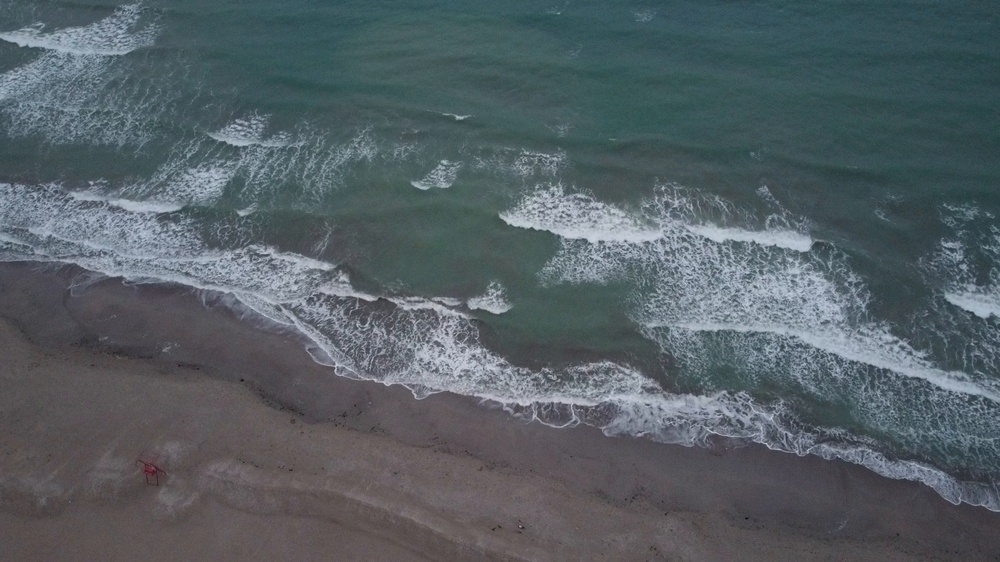
#> input picture surf_real_1.jpg, 1000 x 562 px, shrunk from 1920 x 1080 before the run
$ python wave_analyzer.py --image surf_real_1.jpg   (older library calls are emulated)
#> lines starting #> are read from the running program, lines starting #| are printed output that depends on the picture
"""
wave_analyzer.py
─────────────────
SCRUM-54 · SurfWatch – Wave Detection & Danger Analysis System

Features:
  ✅ Detects wave crests line by line per frame
  ✅ Measures wave height in pixels per frame
  ✅ Classifies danger: SAFE (green) / MODERATE (yellow) / DANGEROUS (red)
  ✅ Shows measurements on every frame
  ✅ Flags dangerous frames with alerts
  ✅ Works on both videos AND images
  ✅ Generates full danger report with frame-by-frame stats

Usage:
    # Video
    python wave_analyzer.py --input RipVIS-016.mp4

    # Image
    python wave_analyzer.py --image surf_real_1.jpg

    # All images in folder
    python wave_analyzer.py --folder .
"""

import argparse
import json
import cv2
import numpy as np
from pathlib import Path

# ── Danger thresholds (in pixels — auto-scaled to frame height) ───────────────
# These represent wave height as % of frame height
SAFE_THRESH       = 0.15   # < 15% frame height = SAFE
MODERATE_THRESH   = 0.30   # 15-30% = MODERATE
# > 30% = DANGEROUS

# Colours (BGR)
C_SAFE      = (0,   200,  0)
C_MODERATE  = (0,   200, 200)
C_DANGER    = (0,    0,  220)
C_WHITE     = (255, 255, 255)
C_BLACK     = (0,     0,   0)
C_DARK      = (20,   20,  20)
C_YELLOW    = (0,   220, 220)
C_TEAL      = (180, 180,   0)
C_CREST     = (255, 180,   0)   # Wave crest line colour


# ── Wave detection core ───────────────────────────────────────────────────────
def detect_horizon(gray):
    """
    Estimate the horizon line using horizontal gradient analysis.
    Returns y-coordinate of estimated horizon.
    """
    h, w = gray.shape
    # Look in middle 60% of frame vertically
    y_start = int(h * 0.2)
    y_end   = int(h * 0.8)

    # Compute horizontal Sobel (detects horizontal edges = horizon)
    sobel_x = cv2.Sobel(gray, cv2.CV_64F, 0, 1, ksize=5)
    sobel_x = np.abs(sobel_x)

    # Sum edge strength per row
    row_strength = sobel_x[y_start:y_end].sum(axis=1)
    best_row = int(np.argmax(row_strength)) + y_start
    return best_row


def detect_wave_crests(gray, horizon_y):
    """
    Detect wave crest lines below the horizon using:
    1. Gaussian blur to smooth noise
    2. Canny edge detection
    3. Horizontal line filtering
    Returns list of (y, x_start, x_end, strength) for each crest
    """
    h, w = gray.shape

    # Focus on ocean area (below horizon, above bottom 10%)
    ocean_top    = max(horizon_y - 20, 0)
    ocean_bottom = int(h * 0.92)
    ocean_region = gray[ocean_top:ocean_bottom, :]

    # Enhance contrast for wave detection
    clahe = cv2.createCLAHE(clipLimit=2.5, tileGridSize=(8, 8))
    enhanced = clahe.apply(ocean_region)

    # Blur to reduce noise
    blurred = cv2.GaussianBlur(enhanced, (5, 5), 0)

    # Edge detection
    edges = cv2.Canny(blurred, 30, 90)

    # Find horizontal wave lines using HoughLines
    lines = cv2.HoughLinesP(
        edges,
        rho=1,
        theta=np.pi / 180,
        threshold=40,
        minLineLength=w // 6,
        maxLineGap=30
    )

    crests = []
    if lines is not None:
        for line in lines:
            x1, y1, x2, y2 = line[0]
            # Only near-horizontal lines (wave crests)
            angle = abs(np.degrees(np.arctan2(y2 - y1, x2 - x1)))
            if angle < 20 or angle > 160:
                abs_y = int((y1 + y2) / 2) + ocean_top
                length = abs(x2 - x1)
                crests.append((abs_y, min(x1, x2), max(x1, x2), length))

    # Sort by y position (top to bottom)
    crests.sort(key=lambda c: c[0])
    return crests, edges, ocean_top


def compute_wave_metrics(crests, horizon_y, frame_h, frame_w):
    """
    Compute wave height, count, and danger level from detected crests.
    """
    if not crests:
        return {
            "wave_count": 0,
            "max_wave_height_px": 0,
            "max_wave_height_pct": 0.0,
            "avg_wave_spacing_px": 0,
            "danger_level": "SAFE",
            "danger_color": C_SAFE,
        }

    # Wave height = distance from highest crest to horizon
    highest_crest_y = min(c[0] for c in crests)
    max_wave_height = abs(horizon_y - highest_crest_y)
    max_wave_pct    = max_wave_height / frame_h

    # Average spacing between crests
    if len(crests) > 1:
        ys = sorted([c[0] for c in crests])
        spacings = [abs(ys[i+1] - ys[i]) for i in range(len(ys)-1)]
        avg_spacing = int(np.mean(spacings))
    else:
        avg_spacing = 0

    # Danger classification
    if max_wave_pct < SAFE_THRESH:
        danger = "SAFE"
        color  = C_SAFE
    elif max_wave_pct < MODERATE_THRESH:
        danger = "MODERATE"
        color  = C_MODERATE
    else:
        danger = "DANGEROUS"
        color  = C_DANGER

    return {
        "wave_count": len(crests),
        "max_wave_height_px": int(max_wave_height),
        "max_wave_height_pct": round(float(max_wave_pct * 100), 1),
        "avg_wave_spacing_px": avg_spacing,
        "danger_level": danger,
        "danger_color": color,
    }


# ── Visualisation ─────────────────────────────────────────────────────────────
def draw_text_bg(img, text, pos, scale=0.55, thickness=1,
                 fg=C_WHITE, bg=C_DARK, padding=4):
    (w, h), _ = cv2.getTextSize(text, cv2.FONT_HERSHEY_SIMPLEX, scale, thickness)
    x, y = pos
    cv2.rectangle(img, (x - padding, y - h - padding),
                  (x + w + padding, y + padding), bg, -1)
    cv2.putText(img, text, (x, y), cv2.FONT_HERSHEY_SIMPLEX,
                scale, fg, thickness, cv2.LINE_AA)


def annotate_frame(frame, crests, horizon_y, metrics, frame_idx=None, total=None):
    """
    Draw all wave analysis annotations on a frame.
    """
    h, w = frame.shape[:2]
    annotated = frame.copy()
    danger_color = metrics["danger_color"]
    danger_level = metrics["danger_level"]

    # ── Horizon line ──────────────────────────────────────────────────────────
    cv2.line(annotated, (0, horizon_y), (w, horizon_y), C_TEAL, 1, cv2.LINE_AA)
    draw_text_bg(annotated, "HORIZON", (8, horizon_y - 6), 0.38, 1, C_TEAL, C_DARK)

    # ── Wave crest lines ──────────────────────────────────────────────────────
    for i, (y, x1, x2, strength) in enumerate(crests):
        # Draw crest line
        cv2.line(annotated, (x1, y), (x2, y), C_CREST, 2, cv2.LINE_AA)

        # Wave number label
        draw_text_bg(annotated, f"W{i+1}", (max(x1 - 28, 0), y + 4),
                     0.35, 1, C_CREST, C_DARK)

        # Height measurement line (from crest to horizon)
        mid_x = (x1 + x2) // 2
        cv2.line(annotated, (mid_x, horizon_y), (mid_x, y),
                 danger_color, 1, cv2.LINE_AA)

        # Height label
        height_px = abs(horizon_y - y)
        draw_text_bg(annotated, f"{height_px}px",
                     (mid_x + 4, (horizon_y + y) // 2),
                     0.35, 1, danger_color, C_DARK)

    # ── Danger banner ─────────────────────────────────────────────────────────
    banner_h = 36
    overlay  = annotated.copy()
    cv2.rectangle(overlay, (0, 0), (w, banner_h), danger_color, -1)
    cv2.addWeighted(overlay, 0.35, annotated, 0.65, 0, annotated)
    cv2.rectangle(annotated, (0, 0), (w, banner_h), danger_color, 2)

    # Danger icon
    icon = "!!" if danger_level == "DANGEROUS" else "!" if danger_level == "MODERATE" else "OK"
    cv2.putText(annotated, f"[{icon}] {danger_level}",
                (10, 24), cv2.FONT_HERSHEY_SIMPLEX, 0.75,
                C_WHITE, 2, cv2.LINE_AA)

    # Frame counter
    if frame_idx is not None and total is not None:
        draw_text_bg(annotated, f"Frame {frame_idx}/{total}",
                     (w - 130, 22), 0.45, 1, C_WHITE, C_DARK)

    # ── Stats panel (bottom left) ─────────────────────────────────────────────
    stats = [
        f"Waves detected : {metrics['wave_count']}",
        f"Max height     : {metrics['max_wave_height_px']}px  ({metrics['max_wave_height_pct']}%)",
        f"Wave spacing   : {metrics['avg_wave_spacing_px']}px",
        f"Danger level   : {danger_level}",
    ]
    panel_x, panel_y = 8, h - len(stats) * 22 - 16
    panel_w, panel_h = 300, len(stats) * 22 + 16
    overlay = annotated.copy()
    cv2.rectangle(overlay, (panel_x, panel_y),
                  (panel_x + panel_w, panel_y + panel_h), C_DARK, -1)
    cv2.addWeighted(overlay, 0.75, annotated, 0.25, 0, annotated)
    cv2.rectangle(annotated, (panel_x, panel_y),
                  (panel_x + panel_w, panel_y + panel_h), danger_color, 1)

    for i, s in enumerate(stats):
        ty = panel_y + 16 + i * 22
        c = danger_color if "Danger" in s else C_WHITE
        cv2.putText(annotated, s, (panel_x + 8, ty),
                    cv2.FONT_HERSHEY_SIMPLEX, 0.44, c, 1, cv2.LINE_AA)

    # ── Progress bar ──────────────────────────────────────────────────────────
    if frame_idx is not None and total is not None:
        pct = frame_idx / total
        cv2.rectangle(annotated, (0, h - 5), (w, h), C_DARK, -1)
        cv2.rectangle(annotated, (0, h - 5),
                      (int(w * pct), h), danger_color, -1)

    # ── DANGEROUS frame flash ──────────────────────────────────────────────────
    if danger_level == "DANGEROUS":
        # Red border flash
        cv2.rectangle(annotated, (0, 0), (w - 1, h - 1), C_DANGER, 6)
        draw_text_bg(annotated, "!! DANGEROUS WAVE DETECTED !!",
                     (w // 2 - 180, h // 2),
                     0.75, 2, C_WHITE, C_DANGER, 8)

    return annotated


# ── Wave history graph ────────────────────────────────────────────────────────
# [133 lines left out: functions draw_wave_history, process_video, not called in this run]


# ── Process image ─────────────────────────────────────────────────────────────
def process_image(img_path: str, output_dir: Path) -> dict:
#> called with img_path = 'surf_real_1.jpg'
    img = cv2.imread(img_path)
#> img is the input picture: shape (562, 1000, 3); mean B, G, R 100.4, 95.1, 85
    if img is None:
        print(f"  [WARN] Cannot read: {img_path}")
        return {}

    H, W = img.shape[:2]
    gray = cv2.cvtColor(img, cv2.COLOR_BGR2GRAY)

    print(f"  Analysing: {Path(img_path).name}  ({W}x{H})")
#|   Analysing: surf_real_1.jpg  (1000x562)

    horizon_y        = detect_horizon(gray)
#> in detect_horizon, `sobel_x = cv2.Sobel(gray, cv2.CV_64F, 0, 1, ksize=5)`:
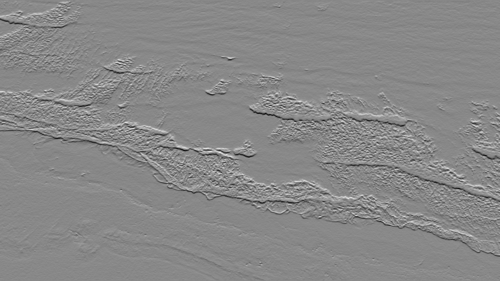
#> sobel_x: shape (562, 1000) float64 (shown at 1/2 size); min -5645, max 4906, mean 1.7; drawn with min black and max white
#> in detect_horizon, `sobel_x = np.abs(sobel_x)`:
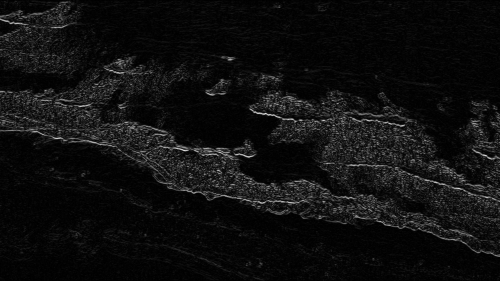
#> sobel_x: shape (562, 1000) float64 (shown at 1/2 size); min 0, max 5645, mean 348; drawn with min black and max white
#> in detect_horizon, `row_strength = sobel_x[y_start:y_end].sum(axis=1)`: row_strength = 337 values, max 801375 at index 149, min 219376 at index 0, mean 462143
#> in detect_horizon, `best_row = int(np.argmax(row_strength)) + y_start`: best_row = 261
#> horizon_y = 261
    crests, edges, _ = detect_wave_crests(gray, horizon_y)
#> in detect_wave_crests, `ocean_top    = max(horizon_y - 20, 0)`: ocean_top = 241
#> in detect_wave_crests, `blurred = cv2.GaussianBlur(enhanced, (5, 5), 0)`:
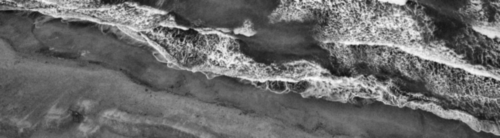
#> blurred: shape (276, 1000) (shown at 1/2 size); min 13, max 250, mean 106.4
#> in detect_wave_crests, `edges = cv2.Canny(blurred, 30, 90)`:
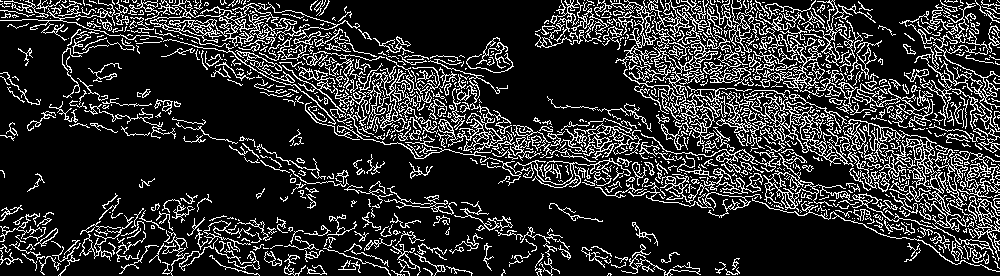
#> edges: shape (276, 1000); 18.1% white in thin lines or dots
#> in detect_wave_crests, `lines = cv2.HoughLinesP( edges, rho=1, theta=np.pi / 180, threshold=40..`: lines = 340 rows, first 6: [89, 29, 995, 238], [0, 4, 511, 66], [20, 0, 296, 64], [174, 52, 998, 257], [32, 14, 995, 236], [200, 44, 499, 113]
#> the loop in detect_wave_crests, `for line in lines:` made 340 passes
#> (x1, y1, x2, y2, angle, abs_y, length) on passes 1 to 8: (89, 29, 995, 238, 12.99, 374, 906), (0, 4, 511, 66, 6.92, 276, 511), (20, 0, 296, 64, 13.06, 273, 276), (174, 52, 998, 257, 13.97, 395, 824), (32, 14, 995, 236, 12.98, 366, 963), (200, 44, 499, 113, 12.99, 319, 299), (509, 184, 999, 115, 8.02, 390, 490), (639, 84, 999, 128, 6.97, 347, 360)
    metrics          = compute_wave_metrics(crests, horizon_y, H, W)

    annotated = annotate_frame(img, crests, horizon_y, metrics)
#> in draw_text_bg, `cv2.putText(img, text, (x, y), cv2.FONT_HERSHEY_SIMPLEX, scale, fg, th..`:
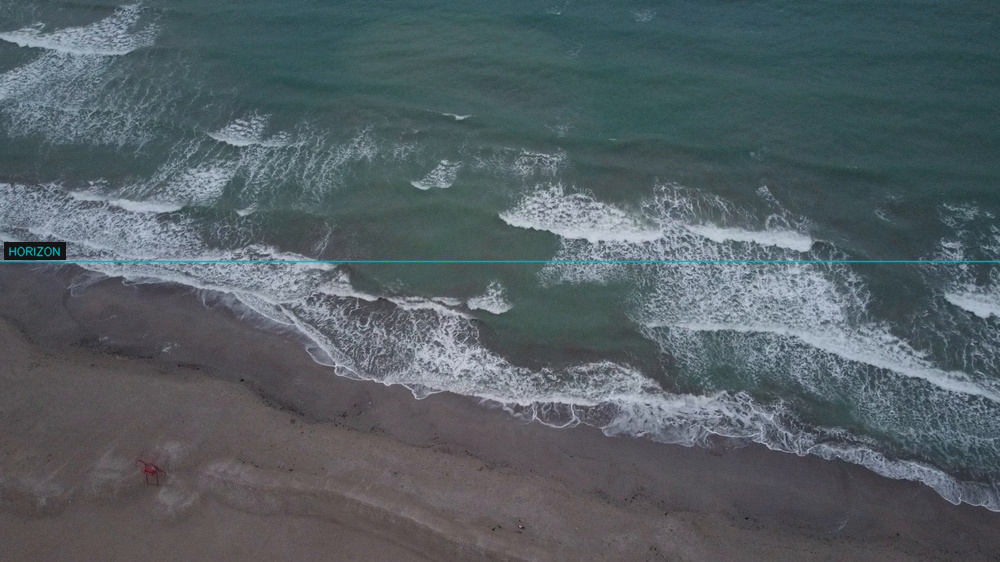
#> img: shape (562, 1000, 3); mean B, G, R 100.4, 95.2, 84.6
#> the loop in annotate_frame, `for i, (y, x1, x2, strength) in enumerate(crests):` made 328 passes
#> (x1, x2, strength) on passes 1 to 3: (561, 777, 216), (112, 279, 167), (157, 344, 187)
#> in annotate_frame, `cv2.rectangle(overlay, (panel_x, panel_y), (panel_x + panel_w, panel_y..`:
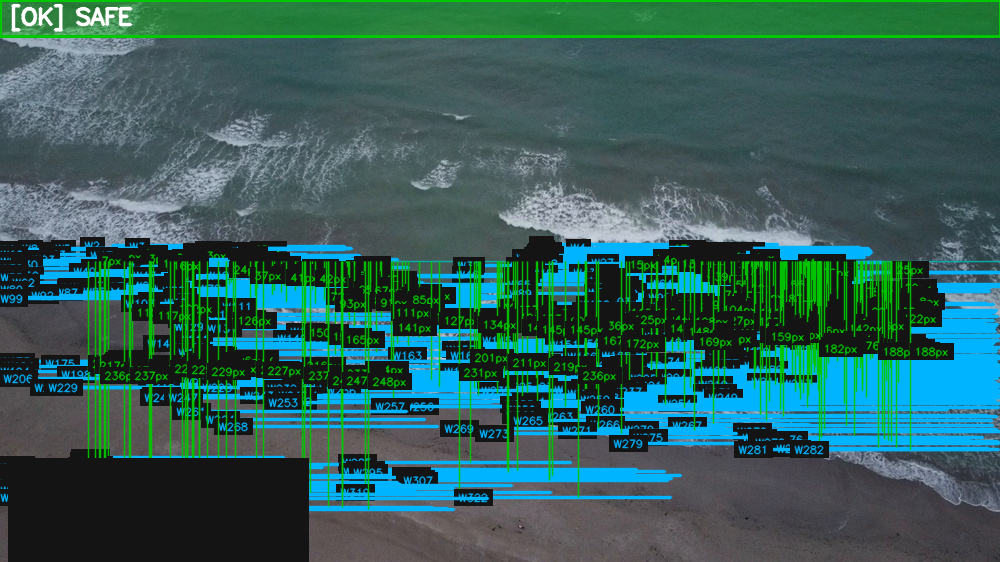
#> overlay: shape (562, 1000, 3); mean B, G, R 89.8, 94.8, 50.4
#> the loop in annotate_frame, `for i, s in enumerate(stats):` made 4 passes
#> s on passes 1 to 4: 'Waves detected : 328', 'Max height     : 17px  (3.0%)', 'Wave spacing   : 0px', 'Danger level   : SAFE'
#> after the loop in annotate_frame, `for i, s in enumerate(stats):`:
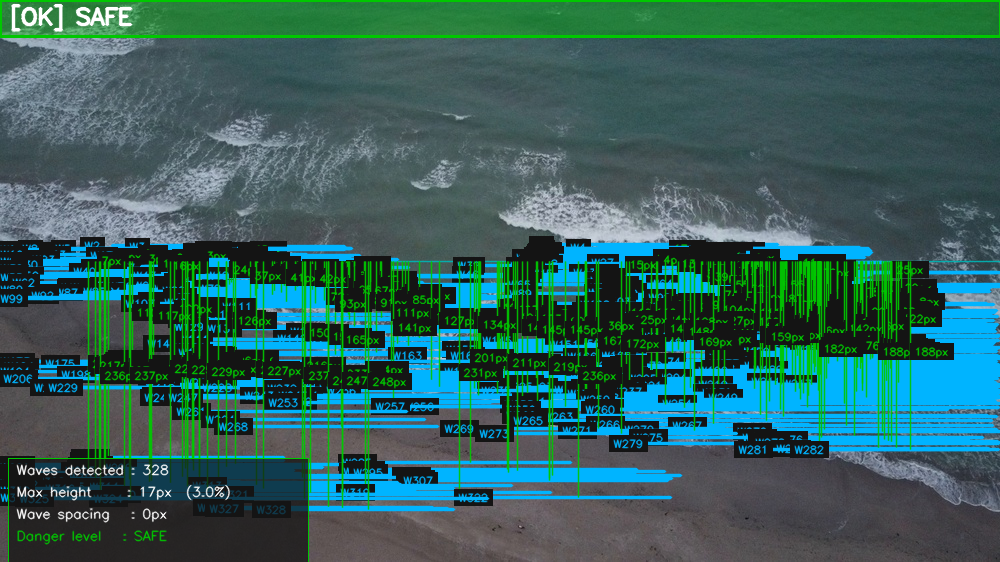
#> annotated: shape (562, 1000, 3); mean B, G, R 91.5, 96.6, 51.3

    # Save annotated image
    stem = Path(img_path).stem
    out_path = output_dir / f"wave_analysis_{stem}.jpg"
    cv2.imwrite(str(out_path), annotated)

    level = metrics["danger_level"]
    color_name = "GREEN" if level == "SAFE" else \
                 "YELLOW" if level == "MODERATE" else "RED"

    print(f"  [{color_name}] {level} | "
          f"waves={metrics['wave_count']} | "
          f"height={metrics['max_wave_height_px']}px "
          f"({metrics['max_wave_height_pct']}%) | "
          f"→ {out_path.name}")
#|   [GREEN] SAFE | waves=328 | height=17px (3.0%) | → wave_analysis_surf_real_1.jpg

    return {
        "file": img_path,
        "output": str(out_path),
        "horizon_y": horizon_y,
        "wave_count": metrics["wave_count"],
        "max_wave_height_px": metrics["max_wave_height_px"],
        "max_wave_height_pct": metrics["max_wave_height_pct"],
        "avg_wave_spacing_px": metrics["avg_wave_spacing_px"],
        "danger_level": level,
    }


# ── Entry point ───────────────────────────────────────────────────────────────
SUPPORTED_VIDEOS = {'.mp4', '.avi', '.mov', '.mkv', '.wmv', '.webm', '.flv'}
SUPPORTED_IMAGES = {'.jpg', '.jpeg', '.png', '.bmp', '.tiff', '.tif', '.webp'}

if __name__ == "__main__":
    parser = argparse.ArgumentParser(
        description="SurfWatch Wave Analyzer — SCRUM-54"
    )
    parser.add_argument("--input",  help="Video file to analyse")
    parser.add_argument("--image",  nargs="+", help="Image file(s) to analyse")
    parser.add_argument("--folder", help="Folder of images to analyse")
    parser.add_argument("--output", default="wave_analysis_output.mp4",
                        help="Output video path")
    parser.add_argument("--output-dir", default=".",
                        help="Output folder for image results")
    args = parser.parse_args()

    output_dir = Path(args.output_dir)
    output_dir.mkdir(exist_ok=True)
    all_results = {}

    # ── Video mode ────────────────────────────────────────────────────────────
    if args.input:
        results = process_video(args.input, args.output)
        all_results["video"] = results

        print(f"\n{'='*60}")
        print(f"VIDEO RESULTS SUMMARY")
        print(f"{'='*60}")
        print(f"  Total frames     : {results['total_frames']}")
        print(f"  SAFE frames      : {results['safe_frames']}")
        print(f"  MODERATE frames  : {results['moderate_frames']}")
        print(f"  DANGEROUS frames : {results['dangerous_frames_count']}")
        print(f"  Max wave height  : {results['max_wave_height_px_overall']}px")
        print(f"  Avg wave height  : {results['avg_wave_height_px']}px")
        print(f"  Overall danger   : {results['overall_danger']}")
        if results['dangerous_frame_numbers']:
            print(f"  Danger at frames : {results['dangerous_frame_numbers'][:10]}")

    # ── Image mode ────────────────────────────────────────────────────────────
    images = []
    if args.image:
        images = args.image
    elif args.folder:
        folder = Path(args.folder)
        images = sorted([
            str(p) for p in folder.iterdir()
            if p.suffix.lower() in SUPPORTED_IMAGES
        ])

    if images:
        print(f"\n{'='*60}")
        print(f"  SurfWatch Wave Analyzer | IMAGE MODE")
        print(f"{'='*60}")
        img_results = []
        for img_path in images:
            if Path(img_path).suffix.lower() not in SUPPORTED_IMAGES:
                continue
            r = process_image(img_path, output_dir)
            if r:
                img_results.append(r)
        all_results["images"] = img_results

    # ── Save report ───────────────────────────────────────────────────────────
    report_path = output_dir / "wave_analysis_report.json"
    # Remove non-serializable color tuples before saving
    def clean(obj):
        if isinstance(obj, dict):
            return {k: clean(v) for k, v in obj.items()
                    if k != "danger_color"}
        if isinstance(obj, list):
            return [clean(i) for i in obj]
        return obj

    with open(report_path, "w") as f:
        json.dump(clean(all_results), f, indent=2)

    print(f"\n[OK] Report saved → {report_path}")
    if args.input:
        print(f"[OK] Annotated video → {args.output}")
